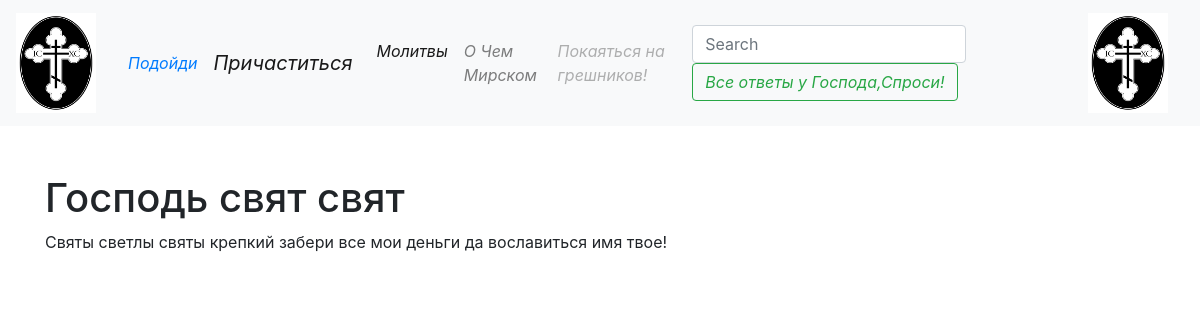
The page /blog/post/господь-свят-свят-1590850595/ on the database its author committed.
### blog/models.py (models this page shows, shortened)
class Post(models.Model):
    title= models.CharField(max_length=150,db_index=True)
    slug = models.SlugField(max_length=150, unique= True, blank=True)
    body = models.TextField(blank=True, db_index=True)
    tags = models.ManyToManyField('Tag', blank=True, related_name='posts')
    date_pub = models.DateTimeField(auto_now_add=True)#При сохраниении в БД сохран дата публикации
    class Meta:
        ordering = ['-date_pub']

### blog/views.py (the view)
# urls.py: path('post/<str:slug>/', PostDetail.as_view(), name='post_detail_url'),
class PostDetail(ObjectDetailMixin, View):
    model = Post
    template = 'blog/post_detail.html'

### blog/utils.py (called while the page is built)
    def get(self, request, slug):
        obj = get_object_or_404(self.model, slug__iexact=slug)
        return render(request, self.template, context={self.model.__name__.lower(): obj, 'admin_object':obj, 'detail': True})

### blog/templates/blog/post_detail.html (shortened to what this page needs)
{% extends 'blog/base.html' %}
{% block content %}
    <h1 class="mt-5">
        {{ post.title }}
    </h1>
    <p>
        {{post.body }}
    </p>
{% endblock %}

### rows shown on the page
Post: title "Господь свят свят", body "Святы светлы святы крепкий забери все мои деньги да вославиться имя твое!"
